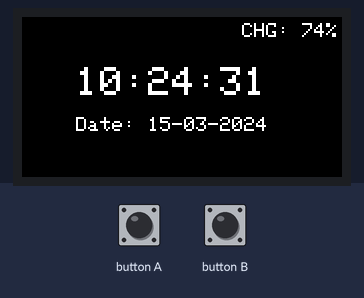
Bench run of a sketch on a simulated ESP32. On the bench: 160×80 colour display. Inputs (shaded band) come from the test bench. WiFi joins after 1.5 s; servers stay silent unless stated; the local clock reads 2024-03-15 10:24:30 at power-on unless the sketch sets it; what the sketch prints to the serial monitor is not drawn.

Above: at 1.8 s.
1.9 s: button B pressed for 3.2 s
At 4.8 s:
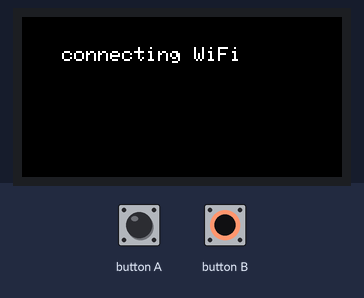
8.1 s: button A pressed for 0.15 s
At 8.6 s:
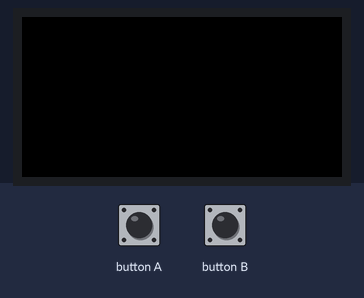
9.7 s: button A pressed for 1 s
At 10.3 s:
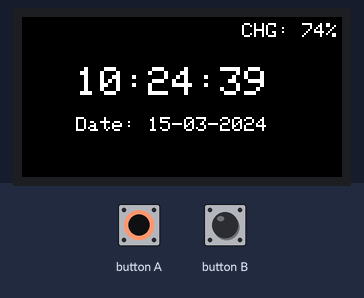
12.2 s: button B pressed for 3.2 s
At 14.6 s:
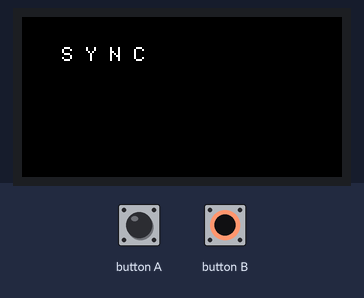
Timing chart, 0 to 16.1 s (numbered marks = the images above; inputs shaded):
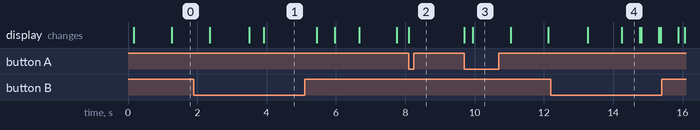

Measured:
- after the input at 1.9 s, the display: first differs from a run without the input after 2.0 s (image 1)
- after the input at 8.1 s, the display: changes at once (image 2)
- after the input at 9.7 s, the display: first changes at once (image 3 shows a later state)
- after the input at 12.2 s, the display: first differs from a run without the input after 2.0 s (image 4)
- what the display in image 4 shows lasts 0.6 s, from 14.2 s to 14.8 s

The sketch:

relogioSimples.ino
```cpp
#include <M5StickC.h>
#include <WiFi.h>
#include "time.h"

//WiFi credentials
char* ssid       = "JACQUES HERNANI_2G";
char* password   = "Hera2908";

// ntp Server that is used for timesync
char* ntpServer =  "de.pool.ntp.org";

// define what timezone you are in
int timeZone = -14400;

// delay workarround
int tcount = 0;

// LCD Status
bool LCD = true;

RTC_TimeTypeDef RTC_TimeStruct;
RTC_DateTypeDef RTC_DateStruct;

float b, c = 0;
int battery = 0;


void buttons_code() {
  // Button A control the LCD (ON/OFF)
  if (M5.BtnA.wasPressed()) {
    if (LCD) {
      M5.Lcd.writecommand(ST7735_DISPOFF);
      M5.Axp.ScreenBreath(0);
      LCD = !LCD;
    } else {
      M5.Lcd.writecommand(ST7735_DISPON);
      M5.Axp.ScreenBreath(10);
      LCD = !LCD;
    }
  }
  // Button B doing a time resync if pressed for 2 sec
  if (M5.BtnB.pressedFor(2000)) {
    timeSync();
  }
}

// Printing time to LCD
void doTime() {
  if (timeToDo(1000)) {
    M5.Lcd.setTextSize(2);
    M5.Rtc.GetTime(&RTC_TimeStruct);
    M5.Rtc.GetData(&RTC_DateStruct);
    M5.Lcd.setCursor(27, 25);
    M5.Lcd.printf("%02d:%02d:%02d\n", RTC_TimeStruct.Hours, RTC_TimeStruct.Minutes, RTC_TimeStruct.Seconds);
    M5.Lcd.setCursor(27, 50);
    M5.Lcd.setTextSize(1);
    M5.Lcd.printf("Date: %02d-%02d-%04d\n", RTC_DateStruct.Date, RTC_DateStruct.Month, RTC_DateStruct.Year);

  }
}

//delays stopping usualy everything using this workarround
bool timeToDo(int tbase) {
  tcount++;
  if (tcount == tbase) {
    tcount = 0;
    return true;
  } else {
    return false;
  }
}

// Syncing time from NTP Server
void timeSync() {
    M5.Lcd.setTextSize(1);
    Serial.println("Syncing Time");
    Serial.printf("Connecting to %s ", ssid);
    M5.Lcd.fillScreen(BLACK);
    M5.Lcd.setCursor(20, 15);
    M5.Lcd.println("connecting WiFi");
    WiFi.begin(ssid, password);
    while (WiFi.status() != WL_CONNECTED) {
      delay(500);
      Serial.print(".");
    }
    Serial.println(" CONNECTED");
    M5.Lcd.fillScreen(BLACK);
    M5.Lcd.setCursor(20, 15);
    M5.Lcd.println("Connected");
    // Set ntp time to local
    configTime(timeZone, 0, ntpServer);

    // Get local time
    struct tm timeInfo;
    if (getLocalTime(&timeInfo)) {
      // Set RTC time
      RTC_TimeTypeDef TimeStruct;
      TimeStruct.Hours   = timeInfo.tm_hour;
      TimeStruct.Minutes = timeInfo.tm_min;
      TimeStruct.Seconds = timeInfo.tm_sec;
      M5.Rtc.SetTime(&TimeStruct);

      RTC_DateTypeDef DateStruct;
      DateStruct.WeekDay = timeInfo.tm_wday;
      DateStruct.Month = timeInfo.tm_mon + 1;
      DateStruct.Date = timeInfo.tm_mday;
      DateStruct.Year = timeInfo.tm_year + 1900;
      M5.Rtc.SetData(&DateStruct);
      Serial.println("Time now matching NTP");
      M5.Lcd.fillScreen(BLACK);
      M5.Lcd.setCursor(20, 15);
      M5.Lcd.println("S Y N C");
      delay(500);
      M5.Lcd.fillScreen(BLACK);
  }
}

void batteryLevel() {
  M5.Lcd.setCursor(110, 3, 1);
  c = M5.Axp.GetVapsData() * 1.4 / 1000;
  b = M5.Axp.GetVbatData() * 1.1 / 1000;
  //  M5.Lcd.print(b);
  battery = ((b - 3.0) / 1.2) * 100;

  if (c >= 4.5) {
    M5.Lcd.print("CHG:");
  }
  else {
    M5.Lcd.print("BAT:");
  }

  if (battery > 100)
    battery = 100;
  else if (battery < 100 && battery > 9)
    M5.Lcd.print(" ");
  else if (battery < 9)
    M5.Lcd.print("  ");
  if (battery < 10)
    M5.Lcd.print("  ");

  M5.Lcd.print(battery);
  M5.Lcd.print("%");
}

void setup() {
  M5.begin();

  M5.Lcd.setRotation(3);
  M5.Lcd.fillScreen(BLACK);

  M5.Lcd.setTextSize(1);
  M5.Lcd.setTextColor(WHITE,BLACK);

  //timeSync(); //uncomment if you want to have a timesync everytime you turn device on (if no WIFI is avail mostly bad)
}

void loop() {
  M5.update();
  buttons_code();
  doTime();
  batteryLevel();
}
```
